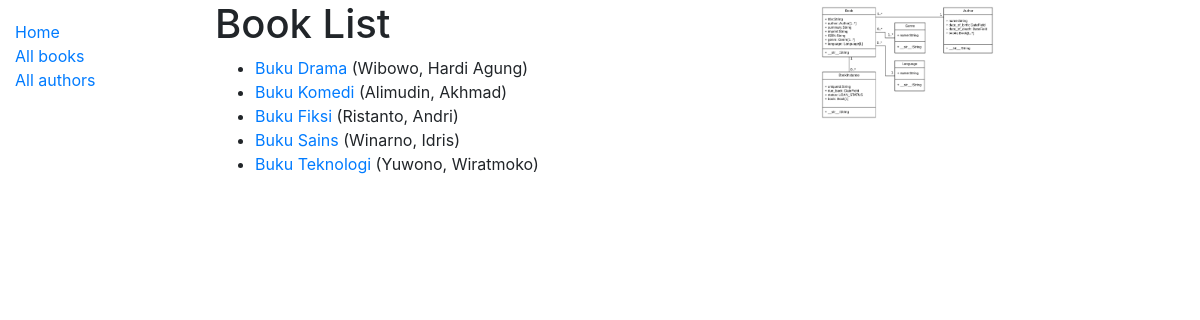
Screenshot of /katalog/books/ with the database file from the repository.
### katalog/models.py (models this page shows, shortened)
class Book(models.Model):
	title = models.CharField(max_length=200)
	author = models.ForeignKey('Author', on_delete=models.SET_NULL, null=True)
	summary = models.TextField(max_length=1000, help_text='Enter a brief description of the book')
	isbn = models.CharField('ISBN', max_length=13, help_text='13 Character <a href="https://www.isbn-international.org/content/what-isbn">ISBN number</a>')
	genre = models.ManyToManyField(Genre, help_text='Select a genre for this book')
	def get_absolute_url(self):
		return reverse('book-detail', args=[str(self.id)])
	def display_genre(self):
		"""Create a string for the Genre. This is required to display genre in Admin."""
		return ', '.join(genre.name for genre in self.genre.all()[:3])
	display_genre.short_description = 'Genre'

class Author(models.Model):
	first_name = models.CharField(max_length=100)
	last_name = models.CharField(max_length=100)
	date_of_birth = models.DateField(null=True, blank=True)
	date_of_death = models.DateField('Died', null=True, blank=True)
	class Meta:
		ordering = ['last_name', 'first_name']
	def __str__(self):
		return f'{self.last_name}, {self.first_name}'

### katalog/views.py (the view)
# urls.py: path('books/', views.BookListView.as_view(), name='books'),
class BookListView(generic.ListView):
    model = Book
    def get_context_data(self, **kwargs):
        context = super(BookListView, self).get_context_data(**kwargs)
        context['some_data'] = 'This is just some data'
        return context
    def get_queryset(self):
        return Book.objects.all()[:5]

### templates/katalog/book_list.html
{% extends "base_generic.html" %}
{% block content %}
    <h1>Book List</h1>
    {% if book_list %}
    <ul>
      {% for book in book_list %}
      <li>
        <a href="{{ book.get_absolute_url }}">{{ book.title }}</a> ({{book.author}})
      </li>
      {% endfor %}
    </ul>
    {% else %}
      <p>There are no books in the library.</p>
    {% endif %}
{% endblock %}

### rows the page displays
Book: title "Buku Drama", author "Wibowo, Hardi Agung"
Book: title "Buku Komedi", author "Alimudin, Akhmad"
Book: title "Buku Fiksi", author "Ristanto, Andri"
Book: title "Buku Sains", author "Winarno, Idris"
Book: title "Buku Teknologi", author "Yuwono, Wiratmoko"
